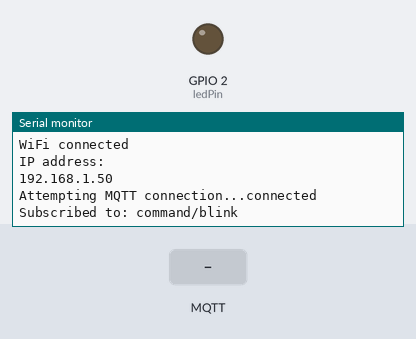
This sketch was run on a simulated ESP8266 (NodeMCU). On the bench: output pins drawn as LEDs (lit = HIGH), the last lines printed to the serial monitor. The test bench sets the inputs (shaded band). WiFi joins after 1.5 s; servers stay silent unless stated; no MQTT or app messages arrive unless stated.

Above: at 2.7 s.
2.8 s: MQTT message "blink" arrives on the first subscribed topic
At 3.9 s:
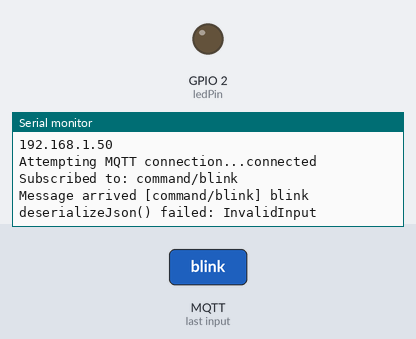
4.3 s: MQTT message "1" arrives on the first subscribed topic
At 4.9 s:
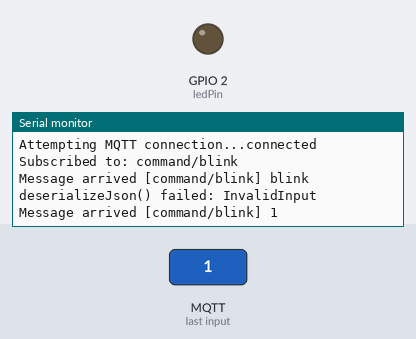
6.5 s: MQTT message "on" arrives on the first subscribed topic
At 7.9 s:
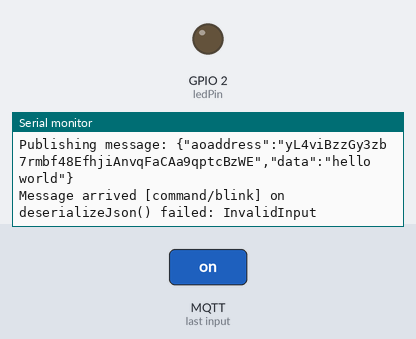

The sketch:

working.ino
```cpp
#include <ESP8266WiFi.h>
#include <PubSubClient.h>
#include <ArduinoJson.h>

// WiFi credentials - updated with actual values
const char* ssid = "abc";
const char* password = "tcstcstp";

// MQTT Broker settings - updated with actual server IP
const char* mqtt_server = "57.128.58.120";
const int mqtt_port = 1883;
const char* mqtt_publish_topic = "root/true";
const char* mqtt_subscribe_topic = "command/blink";
const char* mqtt_client_id = "ESP8266_Client";

// LED pin - usually GPIO2 which is D4 on most ESP8266 boards
const int ledPin = 2;

// AO process address
const char* ao_process_address = "yL4viBzzGy3zb7rmbf48EfhjiAnvqFaCAa9qptcBzWE";

// Initialize WiFi and MQTT client
WiFiClient espClient;
PubSubClient client(espClient);

// Variables for message timing
unsigned long lastMsgTime = 0;
const long msgInterval = 5000; // Send message every 5 seconds

void setup_wifi() {
  delay(10);
  Serial.println();
  Serial.print("Connecting to ");
  Serial.println(ssid);

  WiFi.mode(WIFI_STA);
  WiFi.begin(ssid, password);

  while (WiFi.status() != WL_CONNECTED) {
    delay(500);
    Serial.print(".");
  }

  Serial.println("");
  Serial.println("WiFi connected");
  Serial.println("IP address: ");
  Serial.println(WiFi.localIP());
}

// Callback function for incoming MQTT messages
void callback(char* topic, byte* payload, unsigned int length) {
  Serial.print("Message arrived [");
  Serial.print(topic);
  Serial.print("] ");

  // Create a character buffer for the payload
  char message[length + 1];
  for (int i = 0; i < length; i++) {
    message[i] = (char)payload[i];
    Serial.print((char)payload[i]);
  }
  Serial.println();
  message[length] = '\0';

  // Parse the JSON message
  StaticJsonDocument<200> doc;
  DeserializationError error = deserializeJson(doc, message);

  if (error) {
    Serial.print("deserializeJson() failed: ");
    Serial.println(error.c_str());
    return;
  }

  // Check if this is a blink command
  const char* data = doc["data"];
  if (data && strcmp(data, "blink") == 0) {
    Serial.println("Blink command received! Blinking LED 3 times...");
    blinkLED(3);
  }
}

// Function to blink the LED
void blinkLED(int times) {
  for (int i = 0; i < times; i++) {
    digitalWrite(ledPin, HIGH);
    delay(500);
    digitalWrite(ledPin, LOW);
    delay(500);
  }
}

void reconnect() {
  // Loop until we're reconnected
  while (!client.connected()) {
    Serial.print("Attempting MQTT connection...");

    // Attempt to connect without authentication
    if (client.connect(mqtt_client_id)) {
      Serial.println("connected");

      // Subscribe to the blink command topic
      client.subscribe(mqtt_subscribe_topic);
      Serial.print("Subscribed to: ");
      Serial.println(mqtt_subscribe_topic);
    } else {
      Serial.print("failed, rc=");
      Serial.print(client.state());
      Serial.println(" try again in 5 seconds");
      delay(5000);
    }
  }
}

void setup() {
  Serial.begin(115200);
  pinMode(ledPin, OUTPUT);
  digitalWrite(ledPin, LOW); // Start with LED off

  setup_wifi();
  client.setServer(mqtt_server, mqtt_port);
  client.setCallback(callback);
}

void loop() {
  if (!client.connected()) {
    reconnect();
  }
  client.loop();

  unsigned long now = millis();
  if (now - lastMsgTime > msgInterval) {
    lastMsgTime = now;

    // Create JSON message
    StaticJsonDocument<200> jsonDoc;
    jsonDoc["aoaddress"] = ao_process_address;
    jsonDoc["data"] = "hello world";

    // Serialize JSON to string
    char jsonBuffer[200];
    serializeJson(jsonDoc, jsonBuffer);

    Serial.print("Publishing message: ");
    Serial.println(jsonBuffer);

    // Publish JSON message
    client.publish(mqtt_publish_topic, jsonBuffer);
  }
}
```

Measured:
- after the input at 2.8 s, the serial monitor: prints a new line at once (image 1)
- after the input at 4.3 s, the serial monitor: prints a new line at once (image 2)
- after the input at 6.5 s, the serial monitor: prints a new line at once (image 3)
